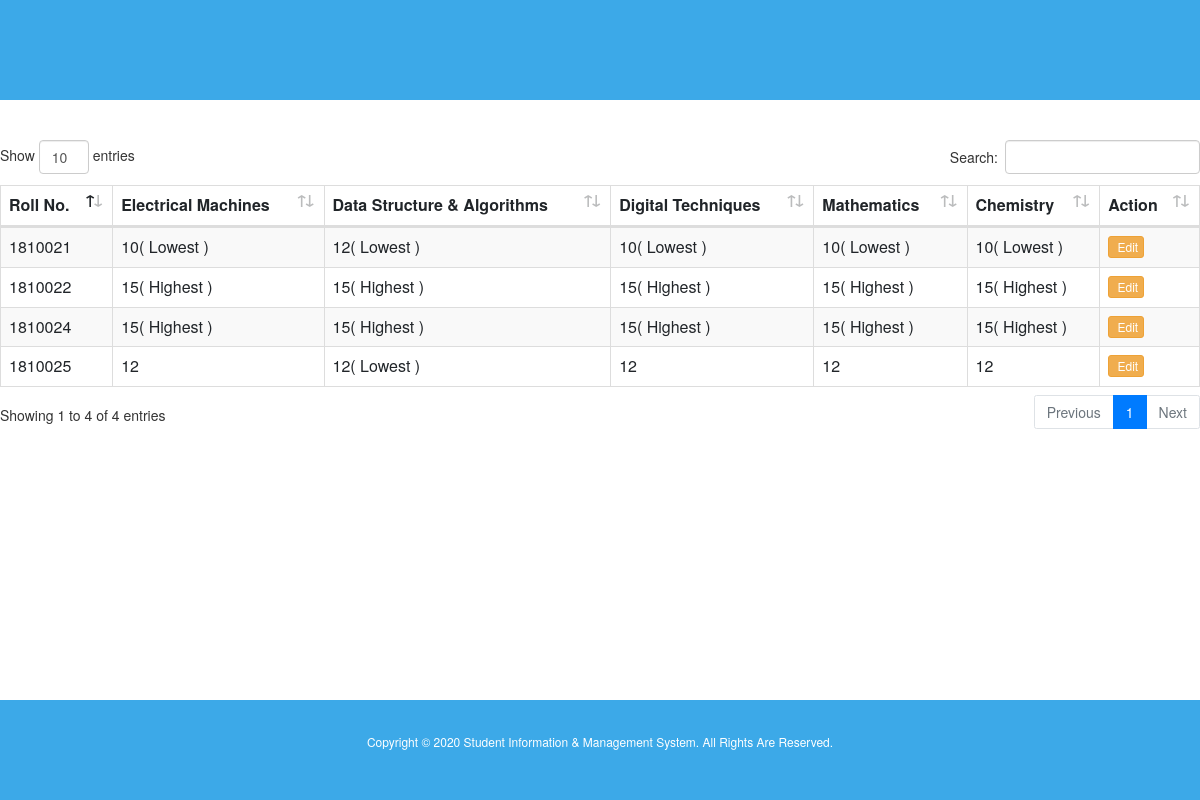
Page /admin/ct2display.php (signed in) on the committed database.
### tables this page shows
CREATE TABLE `student_marks2` (
  `Roll` int(11) NOT NULL,
  `Electrical_Machines` int(11) NOT NULL,
  `Data_Structure_&_Algorithms` int(11) NOT NULL,
  `Digital_Techniques` int(11) NOT NULL,
  `Mathematics` int(11) NOT NULL,
  `Chemistry` int(11) NOT NULL
);

### admin/ct2display.php (the view, shortened to what this page needs)
<?php
require_once './dbcon.php';
?>
<html lang="en">
<head>
<link rel="stylesheet" href="../css/bootstrap.min.css">
<link rel="stylesheet" href="https://maxcdn.bootstrapcdn.com/bootstrap/3.4.1/css/bootstrap.min.css">
					<link rel="stylesheet" type="text/css" href="../fonts/fontawesome-free-5.13.0-web/fontawesome-free-5.13.0-web/css/all.min.css">
					<link rel="stylesheet" href="../css/dataTables.bootstrap4.min.css">
                    <link rel="stylesheet" href="../css/style.css">
</head>
<body>
<header style="width:100%; height:100px; background:#3CA9E8;">
   </header>
   <br> <br>
<div class="table-responsive">
<table id="data" class="table table-hover table-bordered table-striped">
  <thead>
  <tr>
    <th>Roll No.</th>
    <th>Electrical Machines</th>
    <th>Data Structure & Algorithms</th>
    <th>Digital Techniques</th>
    <th>Mathematics</th>
    <th>Chemistry</th>
    <th>Action</th>
  </tr>
</thead>
<tbody>
<?php
    $db_sinfos = mysqli_query($link, "SELECT * FROM `student_marks2` ");
   $rows = mysqli_fetch_all($db_sinfos, MYSQLI_ASSOC);
   $eletrical_lowest=20;
   $eletrical_highest=0;
   $data_lowest=20;
   $data_highest=0;
   $tech_lowest=20;
   $tech_highest=0;
   $math_lowest=20;
   $math_highest=0;
   $chem_lowest=20;
   $chem_highest=0;
   foreach($rows as $row){
     if($row['Electrical_Machines'] > $eletrical_highest){
        $eletrical_highest = $row['Electrical_Machines'];
     }
     if($row['Electrical_Machines'] < $eletrical_lowest){
        $eletrical_lowest = $row['Electrical_Machines'];
     }
     if($row['Data_Structure_&_Algorithms'] > $data_highest){
        $data_highest = $row['Data_Structure_&_Algorithms'];
     }
     if($row['Data_Structure_&_Algorithms'] < $data_lowest){
      $data_lowest = $row['Data_Structure_&_Algorithms'];
   }
     if($row['Digital_Techniques'] > $tech_highest){
        $tech_highest = $row['Digital_Techniques'];
     }
     if($row['Digital_Techniques'] < $tech_lowest){
        $tech_lowest = $row['Digital_Techniques'];
     }
     if($row['Mathematics'] > $math_highest){
        $math_highest = $row['Mathematics'];
     }
     if($row['Mathematics'] < $math_lowest){
        $math_lowest = $row['Mathematics'];
     }
     if($row['Chemistry'] > $chem_highest){
        $chem_highest = $row['Chemistry'];
     }
     if($row['Chemistry'] < $chem_lowest){
        $chem_lowest = $row['Chemistry'];
     }
   }
  foreach($rows as $row){
?>
  <tr>
    <td><?php echo $row['Roll']; ?></td>
    <td><?php echo $row['Electrical_Machines'] . ($eletrical_highest == $row['Electrical_Machines'] ? "( Highest )" : "" ) . (($eletrical_lowest == $row['Electrical_Machines'] && $eletrical_lowest!=$eletrical_highest) ? "( Lowest )" : "" );  ?></td>
    <td><?php echo $row['Data_Structure_&_Algorithms'] . ($data_highest == $row['Data_Structure_&_Algorithms'] ? "( Highest )" : "" ) . (($data_lowest == $row['Data_Structure_&_Algorithms'] && $data_lowest!=$data_highest) ? "( Lowest )" : "" );  ?></td>
    <td><?php echo $row['Digital_Techniques'] . ($tech_highest == $row['Digital_Techniques'] ? "( Highest )" : "" ) . (($tech_lowest == $row['Digital_Techniques'] && $tech_lowest!=$tech_highest) ? "( Lowest )" : "" );  ?></td>
    <td><?php echo $row['Mathematics'] . ($math_highest == $row['Mathematics'] ? "( Highest )" : "" ) . (($math_lowest == $row['Mathematics'] && $math_lowest!=$math_highest) ? "( Lowest )" : "" );  ?></td>
    <td><?php echo $row['Chemistry'] . ($chem_highest == $row['Chemistry'] ? "( Highest )" : "" ) . (($chem_lowest == $row['Chemistry'] && $chem_lowest!=$chem_highest) ? "( Lowest )" : "" );  ?></td>
    <td>
       <a href="ct2update.php?page=update-student&Roll=<?php echo base64_encode($row['Roll']); ?>" class="btn btn-xs btn-warning"><i class="fa fa-pencil"></i> Edit</a>
    </td>
  </tr>
<?php
  }
?>
</tbody>
</table>
</div>
   <br> <br>
   <footer style="width:100%; height:100px; background:#3CA9E8; text-align:center; margin-top:49px; position:absolute; bottom:0;">
        <h6 style="padding-top:25px; color: white;">Copyright &COPY; 2020 Student Information & Management System. All Rights Are Reserved.</h6>
     </footer>
</body>
</html>

### rows in the picture
student_marks2: Roll "1810021", Electrical_Machines "10", shows "( Lowest )", value "12", Digital_Techniques "10", Mathematics "10", Chemistry "10"
student_marks2: Roll "1810022", Electrical_Machines "15", shows "( Highest )", value "15", Digital_Techniques "15", Mathematics "15", Chemistry "15"
student_marks2: Roll "1810024", Electrical_Machines "15", shows "( Highest )", value "15", Digital_Techniques "15", Mathematics "15", Chemistry "15"
student_marks2: Roll "1810025", Electrical_Machines "12", value "12", shows "( Lowest )", Digital_Techniques "12", Mathematics "12", Chemistry "12"
